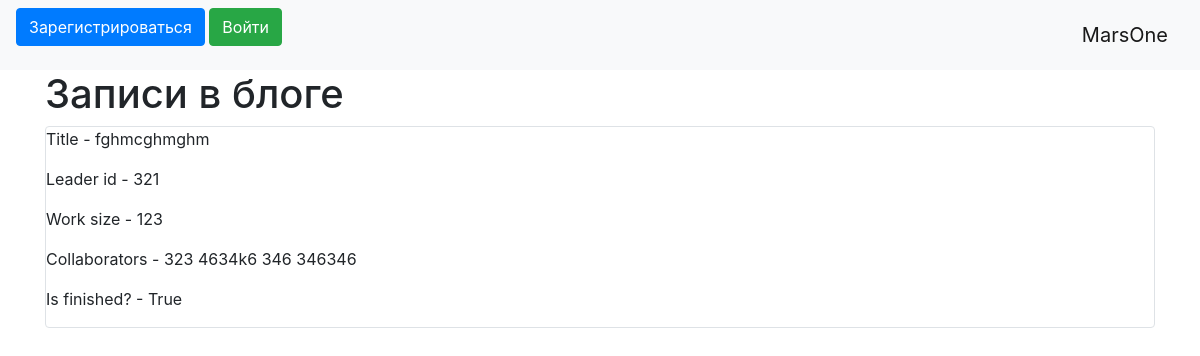
Before: / with the older database file.
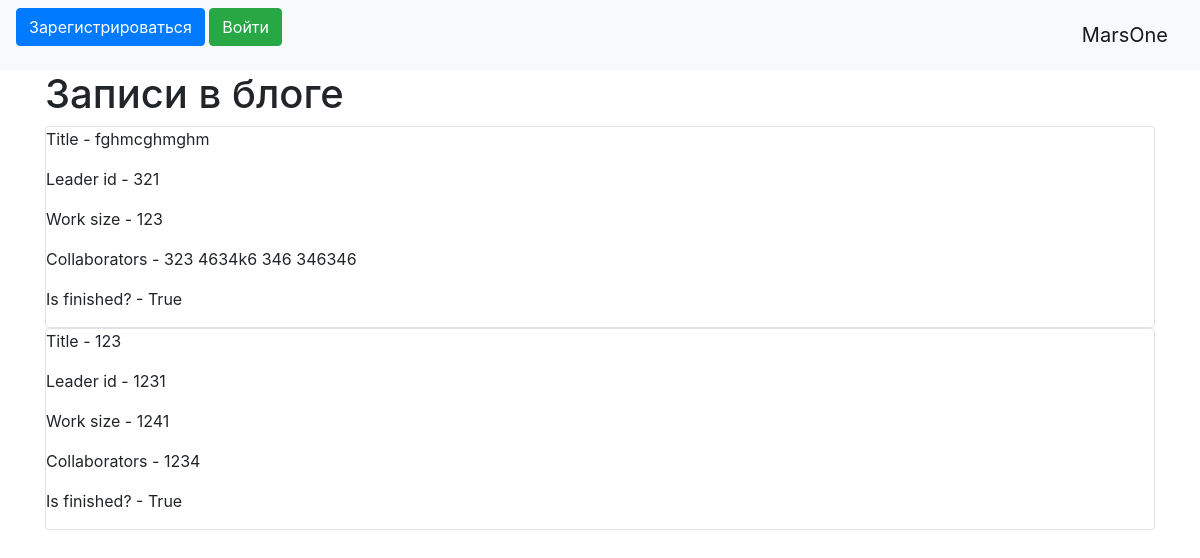
After: the same page with the newer database file.
### data/works.py (models this page shows)
class Works(SqlAlchemyBase):
    __tablename__ = 'works'
    id = sqlalchemy.Column(sqlalchemy.Integer,
                           primary_key=True, autoincrement=True)
    title = sqlalchemy.Column(sqlalchemy.String, nullable=True)
    leader_id = sqlalchemy.Column(sqlalchemy.Integer, nullable=True)
    work_size = sqlalchemy.Column(sqlalchemy.Integer, nullable=True)
    collaborators = sqlalchemy.Column(sqlalchemy.String, nullable=True)
    is_finished = sqlalchemy.Column(sqlalchemy.Boolean, default=True)
    user_id = sqlalchemy.Column(sqlalchemy.Integer,
                                sqlalchemy.ForeignKey("users.id"))
    user = orm.relationship('User')

### main.py (the view)
@app.route("/")
def index():
    db_sess = db_session.create_session()
    works = db_sess.query(Works)
    return render_template("index.html", news=works)

### data/db_session.py (called while the page is built)
def create_session() -> Session:
    global __factory
    if __factory:
        return __factory()

### templates/index.html (shortened to what this page needs)
{% extends "base.html" %}
{% block content %}
    <h1>Записи в блоге</h1>
    {% for item in news %}
        <div class="col-md6 border rounded">
            <p>Title - {{ item.title }}</p>
            <p>Leader id - {{ item.leader_id }}</p>
            <p>Work size - {{ item.work_size }}</p>
            <p>Collaborators - {{ item.collaborators }}</p>
            <p>Is finished? - {{ item.is_finished }}</p>
        </div>
    {% endfor %}
{% endblock %}

### templates/base.html (shortened to what this page needs)
<!doctype html>
<html lang="ru">
<head>
    <link rel="stylesheet"
          href="https://stackpath.bootstrapcdn.com/bootstrap/4.4.1/css/bootstrap.min.css"
>
</head>
<body>
<header>
    <nav class="navbar navbar-light bg-light">
        {% if current_user.is_authenticated %}
            <a class="navbar-brand" href="/logout">{{ current_user.name }}</a>
        {% else %}
            <p>
                <a class="btn btn-primary " href="/register">Зарегистрироваться</a>
                <a class="btn btn-success" href="/login">Войти</a>
            </p>
        {% endif %}
        <a class="navbar-brand" href="#">MarsOne</a>
    </nav>
</header>
<main role="main" class="container">
    {% block content %}{% endblock %}
</main>
</body>
</html>

Changed rows visible on the page:
added Works: title "123", leader_id "1231", work_size "1241", collaborators "1234", is_finished "True"
